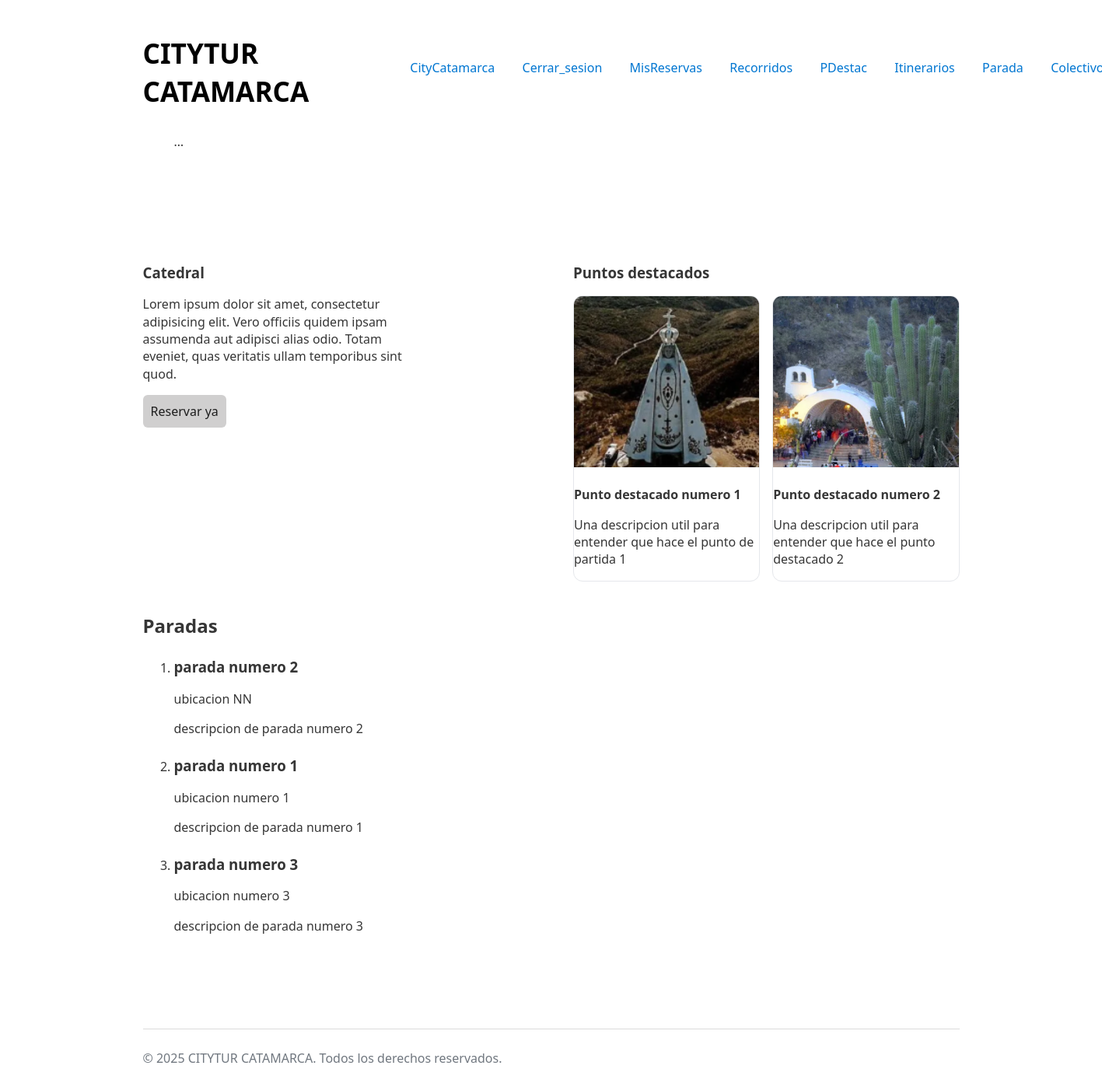
Screenshot of /itinerarios/formulario_it_detalle/12/ (signed in) with the database file from the repository.
### itinerarios/models.py (models this page shows)
class Itinerario(models.Model):
    nombre = models.CharField(max_length= 50)
    imagen = models.ImageField(
        upload_to='images/',
        null=True,
        blank=True,
        default= 'images/default.png'
)

class PuntoDestacado(models.Model):
    nombre = models.CharField(max_length= 50)
    descripcion = models.CharField(max_length= 200)
    imagen = models.ImageField()
    STATE_CHOICES = [
        ('ELIMINADO', 'Eliminado'),
        ('ACTIVO', 'Activo'),
        ('BAJA', 'Baja'),
    ]
    estado = models.CharField(max_length= 20, choices= STATE_CHOICES, default= 'ACTIVO')
    itinerario = models.ForeignKey(Itinerario, on_delete= models.CASCADE)

class Parada(models.Model):
    nombre = models.CharField(max_length= 50)
    ubicacion = models.CharField(max_length= 50)
    descripcion = models.CharField(max_length= 200)
    itinerario = models.ForeignKey(Itinerario, on_delete= models.CASCADE)

### itinerarios/views.py (the view)
# urls.py: path('formulario_it_detalle/<int:pk>/', views.detalles_itinerario, name='itinerario_detalle'),
@login_required(login_url='usuarios:login')
def detalles_itinerario(request, pk):
    try:
        itinerario = get_object_or_404(Itinerario, pk=pk)
        puntos_destacados = PuntoDestacado.objects.filter(itinerario=itinerario)
        paradas = Parada.objects.filter(itinerario=itinerario).order_by('id')
        return render(request, 'itinerario_detalle.html', {
            'itinerario': itinerario,
            'puntos_destacados': puntos_destacados,
            'paradas': paradas
        })
    except Itinerario.DoesNotExist:
        print("ERROR: el itinerario solicitado no existe.")
        return render(request, 'itinerario_detalle.html', {
            'error': "El itinerario solicitado no existe."
        })
    except Exception as e:
        print("ERROR:", e)
        return render(request, 'itinerario_detalle.html', {
            'error': "Error al cargar el detalle del itinerario."
        })

### itinerarios/templates/itinerario_detalle.html (shortened to what this page needs)
{% extends 'base.html' %}
{% block body_id %}itinerario_detalle{% endblock %}
{% block content %}
    <main>
        <div class="container-it-pd">
            <div class="container-it">
                <h3>{{itinerario.nombre}}</h3>
                <p>Lorem ipsum dolor sit amet, consectetur adipisicing elit. Vero officiis quidem ipsam assumenda aut adipisci alias odio. Totam eveniet, quas veritatis ullam temporibus sint quod.</p>
                <a href="{% url 'reservas:reserva_formulario' itinerario.pk %}" >
                    <button>Reservar ya</button>
                </a>
            </div>
            <div class="container-pd">
                <h3>Puntos destacados</h3>
                <ul class="cards">
                {% for pd in puntos_destacados %}
                    {% if pd.imagen and pd.imagen.name %}
                        <li class="card">
                            <article>
                                <img src="{{ pd.imagen.url }}" alt="{{ pd.nombre }}" loading="lazy">
                                <h4>{{ pd.nombre }}</h4>
                                <p>{{ pd.descripcion }}</p>
                            </article>
                        </li>
                    {% endif %}
                {% endfor %}
                </ul>
            </div>
        </div>
        <section aria-labelledby="paradas-titulo">
            <h2 id="paradas-titulo">Paradas</h2>
            <ol>
            {% for parada in paradas %}
                <li>
                <article>
                    <h3>{{ parada.nombre }}</h3>
                    <p>{{ parada.ubicacion }}</p>
                    {% if parada.descripcion %}<p>{{ parada.descripcion }}</p>{% endif %}
                </article>
                </li>
            {% endfor %}
            </ol>
        </section>
    </main>
{% endblock %}
{% block footer_script %}
    {{ block.super }}
{% endblock %}

### core/static/css/styles.css (style rules this page uses)
:root { --background-body: #fff; --background: #efefef; --background-alt: #f7f7f7; --selection: #9e9e9e; --text-main: #363636; --text-bright: #000; --text-muted: #70777f; --links: #0076d1; --focus: #0096bfab; --border: #dbdbdb; --button-base: #d0cfcf; --button-hover: #9b9b9b; --scrollbar-thumb: rgb(170, 170, 170); --scrollbar-thumb-hover: var(--button-hover); --form-placeholder: #949494; --form-text: #1d1d1d; }
html { scrollbar-color: #040a0f #202b38; scrollbar-color: var(--scrollbar-thumb) var(--background-body); scrollbar-width: thin; }
body { font-family: system-ui, -apple-system, BlinkMacSystemFont, 'Segoe UI', 'Roboto', 'Oxygen', 'Ubuntu', 'Cantarell', 'Fira Sans', 'Droid Sans', 'Helvetica Neue', 'Segoe UI Emoji', 'Apple Color Emoji', 'Noto Color Emoji', sans-serif; line-height: 1.4; max-width: 1050px; margin: 20px auto; padding: 0 10px; word-wrap: break-word; color: #363636; color: var(--text-main); background: #fff; background: var(--background-body); text-rendering: optimizeLegibility; }
button { color: #1d1d1d; color: var(--form-text); background-color: #d0cfcf; background-color: var(--button-base); font-family: inherit; font-size: inherit; padding-right: 30px; padding-left: 30px; padding: 10px; border: none; border-radius: 6px; outline: none; }
h1, h2, h3, h4, h5, h6 { margin-bottom: 12px; margin-top: 24px; }
a { text-decoration: none; color: var(--links); }
main { padding-top: 10%; padding-bottom: 10%; }

### itinerarios/templates/itinerario_detalle.html (style rules this page uses)
.cards { display: grid; grid-template-columns: repeat(auto-fill, minmax(200px, 1fr)); gap: 1rem; list-style: none; padding: 0; }
.card { list-style: none; }
.card article { border: 1px solid #e5e7eb; border-radius: 12px; overflow: hidden; background: #fff; }
.card img { width: 100%; height: 220px; object-fit: cover; display:block; }
.container-it-pd { display: flex; flex-direction: row; justify-content: space-between; }
.container-pd { display: block; }
.container-it { max-width: 35%; }

### rows the page displays
Itinerario: nombre "Catedral"
PuntoDestacado: imagen (picture), nombre "Punto destacado numero 1", descripcion "Una descripcion util para entender que hace el punto de partida 1"
PuntoDestacado: imagen (picture), nombre "Punto destacado numero 2", descripcion "Una descripcion util para entender que hace el punto destacado 2"
Parada: nombre "parada numero 2", ubicacion "ubicacion NN", descripcion "descripcion de parada numero 2"
Parada: nombre "parada numero 1", ubicacion "ubicacion numero 1", descripcion "descripcion de parada numero 1"
Parada: nombre "parada numero 3", ubicacion "ubicacion numero 3", descripcion "descripcion de parada numero 3"
